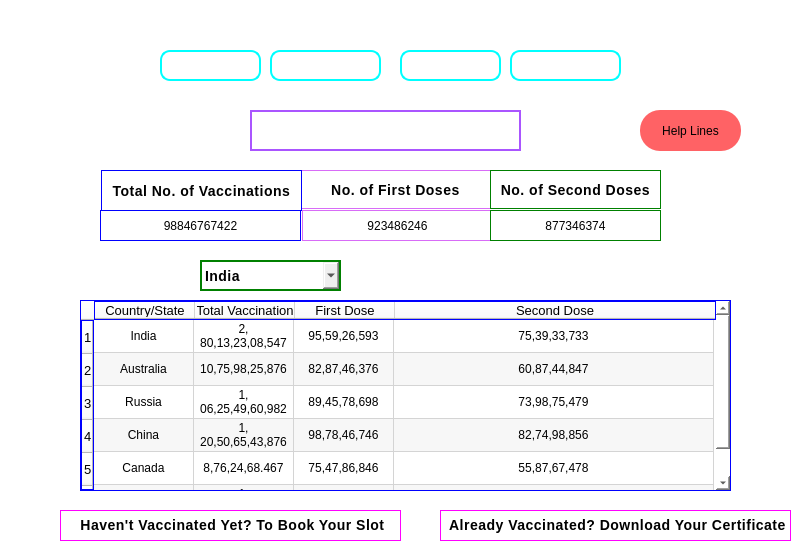
<?xml version="1.0" encoding="UTF-8"?>
<ui version="4.0">
 <class>vcc</class>
 <widget class="QMainWindow" name="vcc">
  <property name="geometry">
   <rect>
    <x>0</x>
    <y>0</y>
    <width>804</width>
    <height>549</height>
   </rect>
  </property>
  <property name="windowTitle">
   <string>MainWindow</string>
  </property>
  <property name="styleSheet">
   <string notr="true">background-color: white;</string>
  </property>
  <widget class="QWidget" name="centralwidget">
   <widget class="QLabel" name="label_2">
    <property name="geometry">
     <rect>
      <x>160</x>
      <y>50</y>
      <width>101</width>
      <height>31</height>
     </rect>
    </property>
    <property name="styleSheet">
     <string notr="true">color: Black;
Font-size:15px;
letter-spacing:1.2px;
border:2px solid cyan;
border-radius:10px;
background:none;
font-weight:bold;
color:white;</string>
    </property>
    <property name="text">
     <string>Home</string>
    </property>
    <property name="alignment">
     <set>Qt::AlignCenter</set>
    </property>
   </widget>
   <widget class="QLabel" name="label_3">
    <property name="geometry">
     <rect>
      <x>270</x>
      <y>50</y>
      <width>111</width>
      <height>31</height>
     </rect>
    </property>
    <property name="styleSheet">
     <string notr="true">color: Black;
Font-size:15px;
letter-spacing:1.2px;
border:2px solid cyan;
border-radius:10px;
background:none;
font-weight:bold;
color:white;</string>
    </property>
    <property name="text">
     <string>Precaution</string>
    </property>
    <property name="alignment">
     <set>Qt::AlignCenter</set>
    </property>
   </widget>
   <widget class="QLabel" name="label_4">
    <property name="geometry">
     <rect>
      <x>400</x>
      <y>50</y>
      <width>101</width>
      <height>31</height>
     </rect>
    </property>
    <property name="styleSheet">
     <string notr="true">color: Black;
Font-size:15px;
letter-spacing:1.2px;
border:2px solid cyan;
border-radius:10px;
background:none;
font-weight:bold;
color:white;</string>
    </property>
    <property name="text">
     <string>Latest</string>
    </property>
    <property name="alignment">
     <set>Qt::AlignCenter</set>
    </property>
   </widget>
   <widget class="QLabel" name="label_5">
    <property name="geometry">
     <rect>
      <x>510</x>
      <y>50</y>
      <width>111</width>
      <height>31</height>
     </rect>
    </property>
    <property name="styleSheet">
     <string notr="true">color: Black;
Font-size:15px;
letter-spacing:1.2px;
border:2px solid cyan;
border-radius:10px;
background:none;
font-weight:bold;
color:white;</string>
    </property>
    <property name="text">
     <string>Stats</string>
    </property>
    <property name="alignment">
     <set>Qt::AlignCenter</set>
    </property>
   </widget>
   <widget class="QPushButton" name="pushButton_2">
    <property name="geometry">
     <rect>
      <x>640</x>
      <y>110</y>
      <width>101</width>
      <height>41</height>
     </rect>
    </property>
    <property name="styleSheet">
     <string notr="true">QPushButton{border-radius:20px;
font: 12pt &quot;Times New Roman&quot;;
	
	background-color: rgb(255, 98, 101);

font: 75 10pt &quot;Times New Roman&quot;;
color: rgb(0, 0, 0);}
QPushButton:hover {

	background-color: rgb(255, 0, 4);
 	color: rgb(255, 255, 255);
}
QPushButton:pressed{
	background-color: rgb(170, 170, 255);
}
{    background: #F8B97A;
    border:2px solid black;
	border-radius:15px;
    color:Black;
    font-size: 15px;
    letter-spacing: 0.5px;
    font-family: 'Lato';
    font-weight: 200;}
</string>
    </property>
    <property name="text">
     <string>Help Lines</string>
    </property>
   </widget>
   <widget class="QLabel" name="label_6">
    <property name="geometry">
     <rect>
      <x>30</x>
      <y>10</y>
      <width>71</width>
      <height>81</height>
     </rect>
    </property>
    <property name="mouseTracking">
     <bool>true</bool>
    </property>
    <property name="styleSheet">
     <string notr="true">background:none</string>
    </property>
    <property name="text">
     <string/>
    </property>
    <property name="pixmap">
     <pixmap>cov.png</pixmap>
    </property>
    <property name="scaledContents">
     <bool>true</bool>
    </property>
    <property name="wordWrap">
     <bool>false</bool>
    </property>
   </widget>
   <widget class="QLabel" name="label_7">
    <property name="geometry">
     <rect>
      <x>10</x>
      <y>90</y>
      <width>141</width>
      <height>31</height>
     </rect>
    </property>
    <property name="styleSheet">
     <string notr="true">color:White;
Font-size:15px;
letter-spacing:0.5px;
background:none</string>
    </property>
    <property name="text">
     <string>|| Covid Tracker ||</string>
    </property>
   </widget>
   <widget class="QLabel" name="label_16">
    <property name="geometry">
     <rect>
      <x>0</x>
      <y>0</y>
      <width>801</width>
      <height>581</height>
     </rect>
    </property>
    <property name="styleSheet">
     <string notr="true"/>
    </property>
    <property name="text">
     <string/>
    </property>
    <property name="pixmap">
     <pixmap>image (2).png</pixmap>
    </property>
    <property name="scaledContents">
     <bool>true</bool>
    </property>
   </widget>
   <widget class="QLabel" name="label_8">
    <property name="geometry">
     <rect>
      <x>70</x>
      <y>260</y>
      <width>111</width>
      <height>31</height>
     </rect>
    </property>
    <property name="styleSheet">
     <string notr="true">color:white;
background:none;
font-size:14px
</string>
    </property>
    <property name="text">
     <string>&lt;html&gt;&lt;head/&gt;&lt;body&gt;&lt;p align=&quot;center&quot;&gt;Show Data&lt;/p&gt;&lt;/body&gt;&lt;/html&gt;</string>
    </property>
   </widget>
   <widget class="QComboBox" name="comboBox1">
    <property name="geometry">
     <rect>
      <x>200</x>
      <y>260</y>
      <width>141</width>
      <height>31</height>
     </rect>
    </property>
    <property name="styleSheet">
     <string notr="true">border:2px solid Green;
font-size:14px;
font-weight:bold;
letter-spacing:0.5px;
color: Black;
background:none;
</string>
    </property>
    <item>
     <property name="text">
      <string>India</string>
     </property>
    </item>
    <item>
     <property name="text">
      <string>Australia</string>
     </property>
    </item>
    <item>
     <property name="text">
      <string>Russia</string>
     </property>
    </item>
    <item>
     <property name="text">
      <string>China</string>
     </property>
    </item>
    <item>
     <property name="text">
      <string>Canada</string>
     </property>
    </item>
    <item>
     <property name="text">
      <string>Japan</string>
     </property>
    </item>
   </widget>
   <widget class="QLabel" name="label1">
    <property name="geometry">
     <rect>
      <x>250</x>
      <y>110</y>
      <width>271</width>
      <height>41</height>
     </rect>
    </property>
    <property name="styleSheet">
     <string notr="true">color: Black;
Font-size:20px;
letter-spacing:1.2px;
border:2px solid #aa55ff;
background:none;
font-weight:bold;
color:white;</string>
    </property>
    <property name="text">
     <string>&lt;html&gt;&lt;head/&gt;&lt;body&gt;&lt;p align=&quot;center&quot;&gt;&lt;span style=&quot; font-weight:400;&quot;&gt;Vaccination Details&lt;/span&gt;&lt;/p&gt;&lt;/body&gt;&lt;/html&gt;</string>
    </property>
   </widget>
   <widget class="QTableWidget" name="tableWidget1">
    <property name="geometry">
     <rect>
      <x>80</x>
      <y>300</y>
      <width>651</width>
      <height>191</height>
     </rect>
    </property>
    <property name="minimumSize">
     <size>
      <width>651</width>
      <height>191</height>
     </size>
    </property>
    <property name="maximumSize">
     <size>
      <width>651</width>
      <height>16777215</height>
     </size>
    </property>
    <property name="styleSheet">
     <string notr="true">border:1px solid Blue;</string>
    </property>
    <property name="lineWidth">
     <number>3</number>
    </property>
    <property name="midLineWidth">
     <number>2</number>
    </property>
    <property name="autoScrollMargin">
     <number>16</number>
    </property>
    <property name="alternatingRowColors">
     <bool>true</bool>
    </property>
    <property name="selectionMode">
     <enum>QAbstractItemView::ExtendedSelection</enum>
    </property>
    <property name="sortingEnabled">
     <bool>false</bool>
    </property>
    <property name="rowCount">
     <number>6</number>
    </property>
    <property name="columnCount">
     <number>4</number>
    </property>
    <attribute name="horizontalHeaderCascadingSectionResizes">
     <bool>false</bool>
    </attribute>
    <attribute name="horizontalHeaderShowSortIndicator" stdset="0">
     <bool>false</bool>
    </attribute>
    <attribute name="horizontalHeaderStretchLastSection">
     <bool>true</bool>
    </attribute>
    <attribute name="verticalHeaderMinimumSectionSize">
     <number>23</number>
    </attribute>
    <attribute name="verticalHeaderDefaultSectionSize">
     <number>33</number>
    </attribute>
    <attribute name="verticalHeaderShowSortIndicator" stdset="0">
     <bool>false</bool>
    </attribute>
    <row>
     <property name="text">
      <string>1</string>
     </property>
     <property name="font">
      <font>
       <pointsize>10</pointsize>
      </font>
     </property>
    </row>
    <row>
     <property name="text">
      <string>2</string>
     </property>
     <property name="font">
      <font>
       <pointsize>10</pointsize>
      </font>
     </property>
    </row>
    <row>
     <property name="text">
      <string>3</string>
     </property>
     <property name="font">
      <font>
       <pointsize>10</pointsize>
      </font>
     </property>
    </row>
    <row>
     <property name="text">
      <string>4</string>
     </property>
     <property name="font">
      <font>
       <pointsize>10</pointsize>
      </font>
     </property>
    </row>
    <row>
     <property name="text">
      <string>5</string>
     </property>
     <property name="font">
      <font>
       <pointsize>10</pointsize>
      </font>
     </property>
    </row>
    <row>
     <property name="text">
      <string>6</string>
     </property>
    </row>
    <column>
     <property name="text">
      <string>Country/State</string>
     </property>
     <property name="font">
      <font>
       <pointsize>10</pointsize>
      </font>
     </property>
    </column>
    <column>
     <property name="text">
      <string>Total Vaccination</string>
     </property>
     <property name="font">
      <font>
       <pointsize>10</pointsize>
      </font>
     </property>
    </column>
    <column>
     <property name="text">
      <string>First Dose</string>
     </property>
     <property name="font">
      <font>
       <pointsize>10</pointsize>
      </font>
     </property>
    </column>
    <column>
     <property name="text">
      <string>Second Dose</string>
     </property>
     <property name="font">
      <font>
       <pointsize>10</pointsize>
      </font>
     </property>
    </column>
    <item row="0" column="0">
     <property name="text">
      <string>India</string>
     </property>
     <property name="textAlignment">
      <set>AlignCenter</set>
     </property>
    </item>
    <item row="0" column="1">
     <property name="text">
      <string>2,80,13,23,08,547</string>
     </property>
     <property name="textAlignment">
      <set>AlignCenter</set>
     </property>
    </item>
    <item row="0" column="2">
     <property name="text">
      <string>95,59,26,593</string>
     </property>
     <property name="textAlignment">
      <set>AlignCenter</set>
     </property>
    </item>
    <item row="0" column="3">
     <property name="text">
      <string>75,39,33,733</string>
     </property>
     <property name="textAlignment">
      <set>AlignCenter</set>
     </property>
    </item>
    <item row="1" column="0">
     <property name="text">
      <string>Australia</string>
     </property>
     <property name="textAlignment">
      <set>AlignCenter</set>
     </property>
    </item>
    <item row="1" column="1">
     <property name="text">
      <string>10,75,98,25,876</string>
     </property>
     <property name="textAlignment">
      <set>AlignCenter</set>
     </property>
    </item>
    <item row="1" column="2">
     <property name="text">
      <string>82,87,46,376</string>
     </property>
     <property name="textAlignment">
      <set>AlignCenter</set>
     </property>
    </item>
    <item row="1" column="3">
     <property name="text">
      <string>60,87,44,847</string>
     </property>
     <property name="textAlignment">
      <set>AlignCenter</set>
     </property>
    </item>
    <item row="2" column="0">
     <property name="text">
      <string>Russia</string>
     </property>
     <property name="textAlignment">
      <set>AlignCenter</set>
     </property>
    </item>
    <item row="2" column="1">
     <property name="text">
      <string>1,06,25,49,60,982</string>
     </property>
     <property name="textAlignment">
      <set>AlignCenter</set>
     </property>
    </item>
    <item row="2" column="2">
     <property name="text">
      <string>89,45,78,698</string>
     </property>
     <property name="textAlignment">
      <set>AlignCenter</set>
     </property>
    </item>
    <item row="2" column="3">
     <property name="text">
      <string>73,98,75,479</string>
     </property>
     <property name="textAlignment">
      <set>AlignCenter</set>
     </property>
    </item>
    <item row="3" column="0">
     <property name="text">
      <string>China</string>
     </property>
     <property name="textAlignment">
      <set>AlignCenter</set>
     </property>
    </item>
    <item row="3" column="1">
     <property name="text">
      <string>1,20,50,65,43,876</string>
     </property>
     <property name="textAlignment">
      <set>AlignCenter</set>
     </property>
    </item>
    <item row="3" column="2">
     <property name="text">
      <string>98,78,46,746</string>
     </property>
     <property name="textAlignment">
      <set>AlignCenter</set>
     </property>
    </item>
    <item row="3" column="3">
     <property name="text">
      <string>82,74,98,856</string>
     </property>
     <property name="textAlignment">
      <set>AlignCenter</set>
     </property>
    </item>
    <item row="4" column="0">
     <property name="text">
      <string>Canada</string>
     </property>
     <property name="textAlignment">
      <set>AlignCenter</set>
     </property>
    </item>
    <item row="4" column="1">
     <property name="text">
      <string>8,76,24,68.467</string>
     </property>
     <property name="textAlignment">
      <set>AlignCenter</set>
     </property>
    </item>
    <item row="4" column="2">
     <property name="text">
      <string>75,47,86,846</string>
     </property>
     <property name="textAlignment">
      <set>AlignCenter</set>
     </property>
    </item>
    <item row="4" column="3">
     <property name="text">
      <string>55,87,67,478</string>
     </property>
     <property name="textAlignment">
      <set>AlignCenter</set>
     </property>
    </item>
    <item row="5" column="0">
     <property name="text">
      <string>Japan</string>
     </property>
     <property name="textAlignment">
      <set>AlignCenter</set>
     </property>
    </item>
    <item row="5" column="1">
     <property name="text">
      <string>1,10,56,83,67,934</string>
     </property>
     <property name="textAlignment">
      <set>AlignCenter</set>
     </property>
    </item>
    <item row="5" column="2">
     <property name="text">
      <string>93,46,85,624</string>
     </property>
     <property name="textAlignment">
      <set>AlignCenter</set>
     </property>
    </item>
    <item row="5" column="3">
     <property name="text">
      <string>80,65,87,987</string>
     </property>
     <property name="textAlignment">
      <set>AlignCenter</set>
     </property>
    </item>
   </widget>
   <widget class="QLabel" name="label_11">
    <property name="geometry">
     <rect>
      <x>60</x>
      <y>510</y>
      <width>341</width>
      <height>31</height>
     </rect>
    </property>
    <property name="styleSheet">
     <string notr="true">border:1px solid #ff00ff;
font-weight:bold;
letter-spacing:0.5px;
font-size:14px



</string>
    </property>
    <property name="text">
     <string>&lt;html&gt;&lt;head/&gt;&lt;body&gt;&lt;p align=&quot;center&quot;&gt;Haven't Vaccinated Yet? To Book Your Slot&lt;/p&gt;&lt;/body&gt;&lt;/html&gt;</string>
    </property>
   </widget>
   <widget class="QPushButton" name="pushButton4">
    <property name="geometry">
     <rect>
      <x>170</x>
      <y>550</y>
      <width>101</width>
      <height>21</height>
     </rect>
    </property>
    <property name="styleSheet">
     <string notr="true">QPushButton{
	background-color: rgb(99, 222, 255);

border-radius:10px;
font: 75 10pt &quot;Times New Roman&quot;;
color: rgb(0, 0, 0);}

QPushButton:hover {
	background-color: rgb(74, 83, 255);

 	color: rgb(255, 255, 255);
}

QPushButton:pressed{
	
	background-color: rgb(170, 170, 255);
}
{
color: Black;
Font-size:15px;
letter-spacing:1.2px;
border:2px solid cyan;
border-radius:10px;
background:none;
font-weight:bold;
color:white;}</string>
    </property>
    <property name="text">
     <string>Click Here</string>
    </property>
   </widget>
   <widget class="QPushButton" name="pushButton_3">
    <property name="geometry">
     <rect>
      <x>560</x>
      <y>550</y>
      <width>111</width>
      <height>21</height>
     </rect>
    </property>
    <property name="styleSheet">
     <string notr="true">QPushButton{
background-color: rgb(38, 255, 219);
border-radius:10px;
font: 75 10pt &quot;Times New Roman&quot;;
color: rgb(0, 0, 0);}
QPushButton:hover {
	background-color: rgb(74, 83, 255);
 	color: rgb(255, 255, 255);
}
QPushButton:pressed{
	background-color: rgb(170, 170, 255);
}


</string>
    </property>
    <property name="text">
     <string>Download</string>
    </property>
   </widget>
   <widget class="QLabel" name="label_12">
    <property name="geometry">
     <rect>
      <x>440</x>
      <y>510</y>
      <width>351</width>
      <height>31</height>
     </rect>
    </property>
    <property name="styleSheet">
     <string notr="true">border:1px solid #ff00ff;
font-weight:bold;
letter-spacing:0.5px;
font-size:14px



</string>
    </property>
    <property name="text">
     <string>&lt;html&gt;&lt;head/&gt;&lt;body&gt;&lt;p align=&quot;center&quot;&gt;Already Vaccinated? Download Your Certificate&lt;/p&gt;&lt;/body&gt;&lt;/html&gt;</string>
    </property>
   </widget>
   <widget class="QLabel" name="label_17">
    <property name="geometry">
     <rect>
      <x>660</x>
      <y>20</y>
      <width>61</width>
      <height>61</height>
     </rect>
    </property>
    <property name="styleSheet">
     <string notr="true">background:none;</string>
    </property>
    <property name="text">
     <string/>
    </property>
    <property name="pixmap">
     <pixmap>User icon.png</pixmap>
    </property>
    <property name="scaledContents">
     <bool>true</bool>
    </property>
   </widget>
   <widget class="QLabel" name="label_18">
    <property name="geometry">
     <rect>
      <x>610</x>
      <y>80</y>
      <width>171</width>
      <height>20</height>
     </rect>
    </property>
    <property name="font">
     <font>
      <pointsize>10</pointsize>
      <weight>75</weight>
      <bold>true</bold>
     </font>
    </property>
    <property name="styleSheet">
     <string notr="true">color:white;
background:none;</string>
    </property>
    <property name="text">
     <string>Welcome, Anurag Yadav</string>
    </property>
    <property name="alignment">
     <set>Qt::AlignCenter</set>
    </property>
   </widget>
   <widget class="QLabel" name="label_9">
    <property name="geometry">
     <rect>
      <x>300</x>
      <y>170</y>
      <width>191</width>
      <height>39</height>
     </rect>
    </property>
    <property name="styleSheet">
     <string notr="true">border:1px solid #D86CF7;
font-weight:bold;
letter-spacing:0.5px;
font-size:14px</string>
    </property>
    <property name="text">
     <string>No. of First Doses</string>
    </property>
    <property name="alignment">
     <set>Qt::AlignCenter</set>
    </property>
   </widget>
   <widget class="QLabel" name="label_10">
    <property name="geometry">
     <rect>
      <x>101</x>
      <y>170</y>
      <width>201</width>
      <height>41</height>
     </rect>
    </property>
    <property name="styleSheet">
     <string notr="true">border:1px solid Blue;
font-weight:bold;
letter-spacing:0.5px;
font-size:14px</string>
    </property>
    <property name="text">
     <string>Total No. of Vaccinations</string>
    </property>
    <property name="alignment">
     <set>Qt::AlignCenter</set>
    </property>
   </widget>
   <widget class="QLabel" name="label_14">
    <property name="geometry">
     <rect>
      <x>100</x>
      <y>210</y>
      <width>201</width>
      <height>31</height>
     </rect>
    </property>
    <property name="styleSheet">
     <string notr="true">border:1px solid Blue;</string>
    </property>
    <property name="text">
     <string>98846767422</string>
    </property>
    <property name="alignment">
     <set>Qt::AlignCenter</set>
    </property>
   </widget>
   <widget class="QLabel" name="label_13">
    <property name="geometry">
     <rect>
      <x>302</x>
      <y>210</y>
      <width>191</width>
      <height>31</height>
     </rect>
    </property>
    <property name="styleSheet">
     <string notr="true">border:1px solid #D86CF7</string>
    </property>
    <property name="text">
     <string>923486246</string>
    </property>
    <property name="alignment">
     <set>Qt::AlignCenter</set>
    </property>
   </widget>
   <widget class="QLabel" name="label_15">
    <property name="geometry">
     <rect>
      <x>490</x>
      <y>210</y>
      <width>171</width>
      <height>31</height>
     </rect>
    </property>
    <property name="styleSheet">
     <string notr="true">border:1px solid green
</string>
    </property>
    <property name="text">
     <string>877346374</string>
    </property>
    <property name="alignment">
     <set>Qt::AlignCenter</set>
    </property>
   </widget>
   <widget class="QLabel" name="label_19">
    <property name="geometry">
     <rect>
      <x>490</x>
      <y>170</y>
      <width>171</width>
      <height>39</height>
     </rect>
    </property>
    <property name="styleSheet">
     <string notr="true">border:1px solid green;
font-weight:bold;
letter-spacing:0.5px;
font-size:14px</string>
    </property>
    <property name="text">
     <string>No. of Second Doses</string>
    </property>
    <property name="alignment">
     <set>Qt::AlignCenter</set>
    </property>
   </widget>
   <zorder>label_16</zorder>
   <zorder>label_2</zorder>
   <zorder>label_3</zorder>
   <zorder>label_4</zorder>
   <zorder>label_5</zorder>
   <zorder>pushButton_2</zorder>
   <zorder>label_6</zorder>
   <zorder>label_7</zorder>
   <zorder>label_8</zorder>
   <zorder>comboBox1</zorder>
   <zorder>label1</zorder>
   <zorder>tableWidget1</zorder>
   <zorder>label_11</zorder>
   <zorder>pushButton4</zorder>
   <zorder>pushButton_3</zorder>
   <zorder>label_12</zorder>
   <zorder>label_17</zorder>
   <zorder>label_18</zorder>
   <zorder>label_9</zorder>
   <zorder>label_10</zorder>
   <zorder>label_14</zorder>
   <zorder>label_13</zorder>
   <zorder>label_15</zorder>
   <zorder>label_19</zorder>
  </widget>
  <widget class="QMenuBar" name="menubar">
   <property name="geometry">
    <rect>
     <x>0</x>
     <y>0</y>
     <width>804</width>
     <height>21</height>
    </rect>
   </property>
  </widget>
 </widget>
 <resources/>
 <connections/>
</ui>
